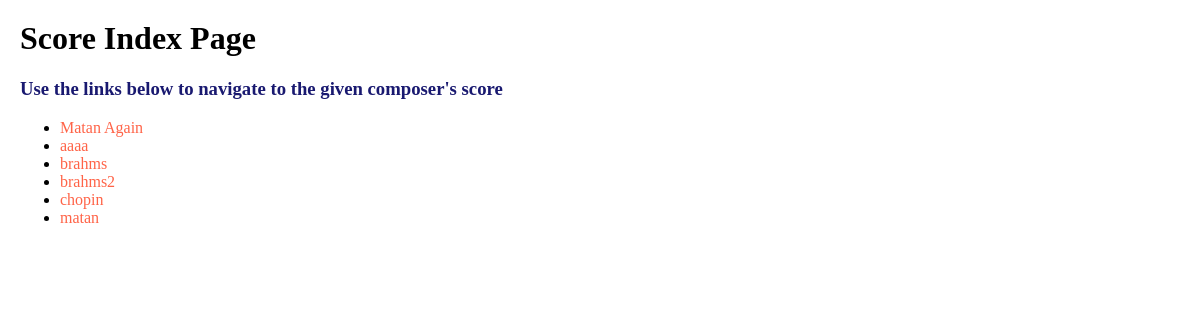
The app's page /, older data.
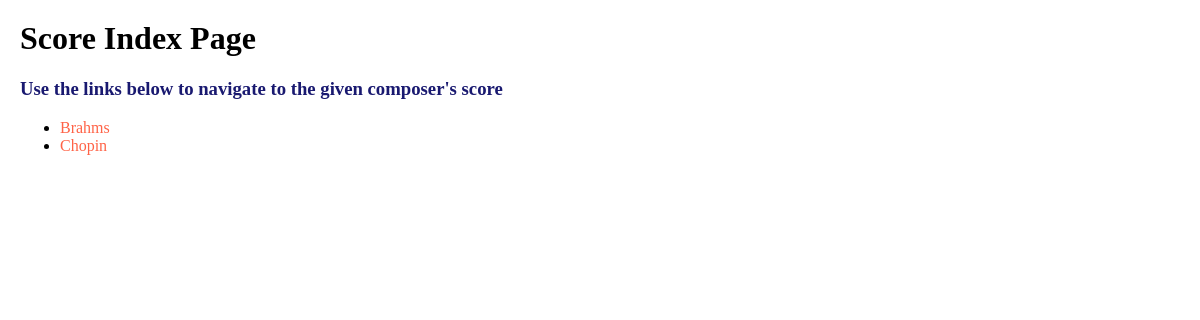
The same page, newer data.
### scores/models.py (models this page shows)
class Scores(models.Model):
    composer = models.CharField(max_length=200)
    scorePDF = models.FileField()
    scoreMEI = models.FileField()

### scores/views.py (the view)
# urls.py: path('', views.index, name='index'),
def index(request):
    score_list = Scores.objects.order_by("composer")[:]
    context = {'score_list': score_list}
    return render(request, 'index.html', context)

### scores/templates/index.html (shortened to what this page needs)
<html>
	<head>
		<link rel="stylesheet" type="text/css" href="/static/style.css">
	</head>
	<body>
		<h1> Score Index Page </h1>
		<h3> Use the links below to navigate to the given composer's score </h3>
		<ul>
			{% for score in score_list %}
				<li>
					<a href="score_viewer/{{score.composer}}">{{score.composer}}</a>
				</li>
			{% endfor %}
		</ul>
	</body>
</html>

### scores/static/style.css (style rules this page uses)
body { padding: 1%; }
h3 { color: midnightblue; }
a { text-decoration: none; color: tomato; }

Row changes from the older to the newer data that the page shows:
removed Scores: composer "Matan Again"
removed Scores: composer "aaaa"
removed Scores: composer "brahms"
removed Scores: composer "brahms2"
removed Scores: composer "chopin"
removed Scores: composer "matan"
added Scores: composer "Brahms"
added Scores: composer "Chopin"
